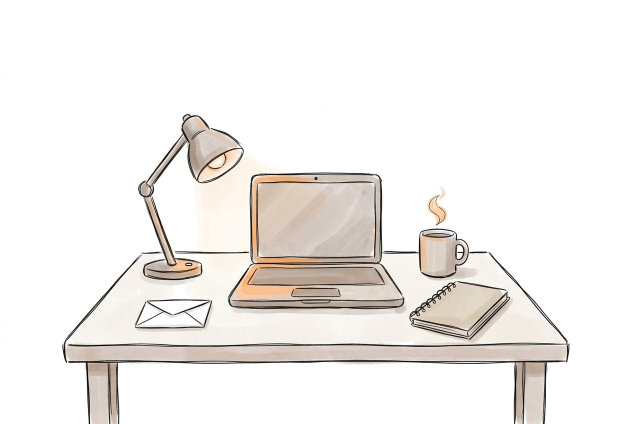
#> input picture library/cat/originals/2026-10-07_look_style_1_desk_1c1c5a17.jpg, 1264 x 848 px (shown at 1/2 size)
$ python -i canvas.py   (imports and definitions only)
#> lines starting #> are read from the running program, lines starting #| are printed output that depends on the picture; after the words box and inside, x2 and y2 are one past the last pixel; in counts of white or black regions, pixels touching at a corner belong together
#!/usr/bin/env python3
"""Холст кадра: кремовая бумага, 16:9 без размытых полей, фактура бумаги.

Решения владельца 04.10:
  * фон — кремовый #FAF7F0, а не белый: модель рисует на «белой» бумаге,
    которая на деле уже тёплая (замер: 248-254), поэтому кадр ДЕЛИТСЯ на свой
    цвет бумаги и умножается на крем — тушь остаётся тушью, бумага у всех
    кадров одного цвета;
  * в 16:9 рисунок на бумаге дополняется той же бумагой с растушёванным швом
    (размытая копия кадра по бокам читалась как «вставили картинку»);
    рисунок без бумаги по краям (нарисовано место целиком) — обрезается до
    16:9 по центру масс рисунка, а не обрамляется кремом;
  * лёгкая фактура бумаги «приклеена» к миру кадра, а не к экрану: при
    движении камеры фактура едет вместе с рисунком (на экране она стояла бы,
    как грязь на объективе). Поэтому она впекается в увеличенный холст один
    раз (bake_texture), а не накладывается на каждый кадр (замер: 98 мс на
    кадр 1080p против нуля)."""
import numpy as np
from PIL import Image, ImageFilter

CREAM = np.array([250, 247, 240], np.float32)   # #FAF7F0
ASPECT = 16 / 9
PAPER_TOL = 18          # отличие от цвета бумаги (макс. по каналу), до которого пиксель — бумага
PAPER_MIN_SHARE = 0.15  # меньше бумаги по краю — кадр не на бумаге, цвет не трогаем
PAPER_MIN_LUMA = 150    # тёмный «край» — ночь, а не бумага: рилс 25.10, синий фон ночной спальни (42,50,62) делился
                        # как бумага, и чёрный кот выходил белым; ночная серая комната (181) — ещё бумага
PAD_MIN_SHARE = 0.6     # столько бумаги в полосе у шва — дополняем бумагой, иначе режем до 16:9
FEATHER = 0.05          # ширина растушёвки шва, доля высоты кадра
TEXTURE = 0.018         # сила фактуры (на светлом; на туши почти нет)
TEX_W, TEX_H = 4608, 2592


def border(a, k=0.03):
    h, w = a.shape[:2]
    m = max(2, int(round(k*min(h, w))))
    return np.concatenate([a[:m].reshape(-1, 3), a[-m:].reshape(-1, 3),
                           a[:, :m].reshape(-1, 3), a[:, -m:].reshape(-1, 3)]).astype(np.float32)


def is_paper(col, share):
    """Край кадра — бумага: его достаточно и он светлый."""
    return share >= PAPER_MIN_SHARE and float(np.mean(col)) >= PAPER_MIN_LUMA


def paper_color(a):
    """(цвет бумаги, доля бумаги по краю). Цвет — медиана светлой половины
    краевых пикселей; доля — сколько краевых пикселей с ним совпадает."""
    b = border(a)
    lum = b.mean(1)
    col = np.median(b[lum >= np.percentile(lum, 50)], axis=0)
    share = float((np.abs(b - col).max(1) <= PAPER_TOL).mean())
    return col, share


PAPER_BLOCK = 48        # шаг карты освещённости бумаги, px исходника


def paper_map(a, col):
    """Плавная карта цвета бумаги по кадру. Модель кладёт бумагу неровно (замер
    04.10 на схеме: середина кадра темнее краёв на 6-9 единиц) — после деления
    на ОДИН цвет у рисунка проступал прямоугольник, а шов с полем 16:9 читался
    рамкой. Карта строится только по пикселям бумаги (близким к её цвету), где
    их нет — продолжается от соседей; рисунок в неё не попадает."""
    from scipy import ndimage
    h, w = a.shape[:2]
    gy, gx = (h + PAPER_BLOCK - 1)//PAPER_BLOCK, (w + PAPER_BLOCK - 1)//PAPER_BLOCK
    near = np.abs(a - col).max(2) <= PAPER_TOL + 6
    grid = np.full((gy, gx, 3), np.nan, np.float32)
    for i in range(gy):
        for j in range(gx):
            sl = (slice(i*PAPER_BLOCK, (i + 1)*PAPER_BLOCK), slice(j*PAPER_BLOCK, (j + 1)*PAPER_BLOCK))
            m = near[sl]
            if m.mean() >= 0.2:
                grid[i, j] = np.median(a[sl][m], axis=0)
    miss = np.isnan(grid[..., 0])
    if miss.all():
        return np.broadcast_to(col, a.shape).astype(np.float32)
    if miss.any():
        idx = ndimage.distance_transform_edt(miss, return_distances=False, return_indices=True)
        grid = grid[idx[0], idx[1]]
    grid = ndimage.uniform_filter(grid, size=(3, 3, 1), mode="nearest")
    out = np.stack([np.asarray(Image.fromarray(grid[..., c]).resize((w, h), Image.BICUBIC), np.float32)
                    for c in range(3)], axis=2)
    return ndimage.gaussian_filter(out, (PAPER_BLOCK/2, PAPER_BLOCK/2, 0))


def retint(a, col):
    """Бумага кадра -> ровный крем (по карте бумаги, а не по одному цвету);
    рисунок масштабируется тем же местным множителем — тушь остаётся тушью."""
    a = a.astype(np.float32)
    return np.clip(a/np.maximum(paper_map(a, col), 1.0)*CREAM, 0, 255)


def _ramp(n, fe):
    x = np.arange(n, dtype=np.float32)
    return (np.clip(x/fe, 0, 1)*np.clip((n - 1 - x)/fe, 0, 1))**1.5


def to_169(a, paper=None):
    """(холст 16:9 float32, (dx, dy) — сдвиг координат исходника на холсте).
    paper=None — бумаги нет, кадр режется до 16:9."""
    h, w = a.shape[:2]
    a = a.astype(np.float32)
    if abs(w/h - ASPECT) < 1e-3:
        return a, (0, 0)
    tall = w/h < ASPECT
    if paper is not None:
        W2, H2 = (int(round(h*ASPECT)), h) if tall else (w, int(round(w/ASPECT)))
        side = np.r_[a[:, :12].reshape(-1, 3), a[:, -12:].reshape(-1, 3)] if tall else \
            np.r_[a[:12].reshape(-1, 3), a[-12:].reshape(-1, 3)]
        if (np.abs(side - paper).max(1) <= PAPER_TOL).mean() >= PAD_MIN_SHARE:
            out = np.empty((H2, W2, 3), np.float32)
            out[:] = paper
            dx, dy = (W2 - w)//2, (H2 - h)//2
            fe = FEATHER*min(h, w)
            m = (_ramp(w, fe)[None, :] if tall else _ramp(h, fe)[:, None])[..., None]
            out[dy:dy + h, dx:dx + w] = a*m + paper*(1 - m)
            return out, (dx, dy)
    # режем: окно 16:9 по центру масс рисунка (тёмного), а не по центру кадра
    ink = 255 - a.mean(2)
    if tall:
        prof = ink.sum(1); c = float((prof*np.arange(h)).sum()/(prof.sum() + 1e-9))
        hh = int(round(w/ASPECT))
        y0 = int(np.clip(round(c - hh/2), 0, h - hh))
        return a[y0:y0 + hh], (0, -y0)
    prof = ink.sum(0); c = float((prof*np.arange(w)).sum()/(prof.sum() + 1e-9))
    ww = int(round(h*ASPECT))
    x0 = int(np.clip(round(c - ww/2), 0, w - ww))
    return a[:, x0:x0 + ww], (-x0, 0)


def prepare(img):
    """Картинка генератора -> (холст 16:9 uint8, сдвиг (dx, dy), на_бумаге)."""
    a = np.asarray(img.convert("RGB"), np.float32)
    col, share = paper_color(a)
    if is_paper(col, share):
        a = retint(a, col)
        canvas, off = to_169(a, CREAM)
        on_paper = True
    else:
        canvas, off = to_169(a, None)
        on_paper = False
    return np.clip(canvas, 0, 255).round().astype(np.uint8), off, on_paper


def paper_texture(seed=7, w=TEX_W, h=TEX_H):
    """Фактура ~1.0 ± несколько %: мягкие пятна плотности + зерно + горизонтальные
    волокна. Одна на ролик, uint8 (12 МБ), к кадру прикладывается по окну камеры."""
    rng = np.random.default_rng(seed)

    def noise(scale, blur):
        n = rng.normal(0, 1, (h//scale + 2, w//scale + 2)).astype(np.float32)
        im = Image.fromarray(((n - n.min())/(np.ptp(n) + 1e-9)*255).astype(np.uint8))
        im = im.resize((w, h), Image.BICUBIC).filter(ImageFilter.GaussianBlur(blur))
        x = np.asarray(im, np.float32)/255
        return (x - x.mean())/(x.std() + 1e-9)
    blot = noise(64, 20)
    grain = noise(1, 0.6)
    fib = Image.fromarray(((grain - grain.min())/np.ptp(grain)*255).astype(np.uint8))
    fib = fib.resize((w//3, h), Image.BILINEAR).resize((w, h), Image.BILINEAR)
    fib = np.asarray(fib, np.float32)/255
    fib = (fib - fib.mean())/(fib.std() + 1e-9)
    t = 0.12*blot + 0.45*grain + 0.55*fib
    t /= t.std()
    return Image.fromarray(np.clip((t + 4)/8*255, 0, 255).astype(np.uint8))


def bake_texture(world, tex, seed=0):
    """Впечь фактуру в холст (uint8 HxWx3, любой масштаб). Сильнее на светлом,
    на туши почти нет. seed сдвигает участок фактуры: у соседних кадров разная
    бумага, а не одна и та же «грязь» на одном месте."""
    h, w = world.shape[:2]
    rng = np.random.default_rng(seed)
    sw = 0.8*min(tex.width, tex.height*w/h)          # участок 80%: есть куда сдвигать
    x0 = rng.uniform(0, tex.width - sw); y0 = rng.uniform(0, tex.height - sw*h/w)
    tt = np.asarray(tex.resize((w, h), Image.BILINEAR, box=(x0, y0, x0 + sw, y0 + sw*h/w)), np.float32)/255*8 - 4
    f = world.astype(np.float32)
    lum = f.mean(2, keepdims=True)/255
    return np.clip(f*(1 + TEXTURE*tt[..., None]*(0.2 + 0.8*lum**2)), 0, 255).round().astype(np.uint8)

>>> from PIL import Image
>>> picture = Image.open('../library/cat/originals/2026-10-07_look_style_1_desk_1c1c5a17.jpg')
#> picture is the input picture: PIL image 1264x848 RGB; mean R, G, B 241.9, 239, 236.3
>>> result = prepare(picture)
#> in paper_color, `col = np.median(b[lum >= np.percentile(lum, 50)], axis=0)`: col = [255, 255, 255]
#> in paper_color, `share = float((np.abs(b - col).max(1) <= PAPER_TOL).mean())`: share = 0.972
#> in prepare, `col, share = paper_color(a)`: col = [255, 255, 255]; share = 0.972
#> in paper_map, `near = np.abs(a - col).max(2) <= PAPER_TOL + 6`:
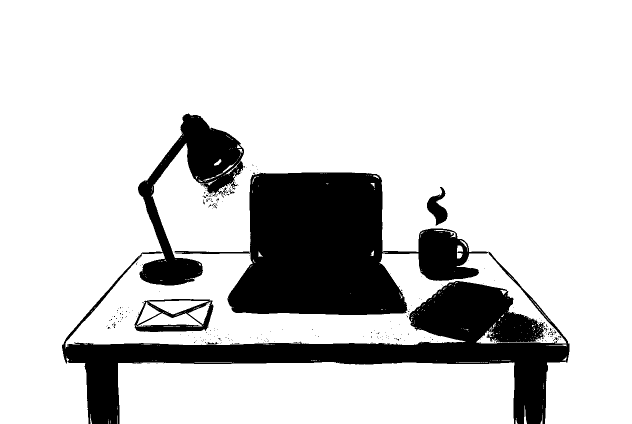
#> near: shape (848, 1264) bool (shown at 1/2 size); 81.5% white; 303 black regions (292 under 20 px), largest, box (x1, y1, x2, y2) and area: (124, 227, 1139, 848) 101668, (455, 345, 976, 630) 89437, (269, 598, 427, 664) 3828
#> in paper_map, `out = np.stack([np.asarray(Image.fromarray(grid[..., c]).resize((w, h)..`:
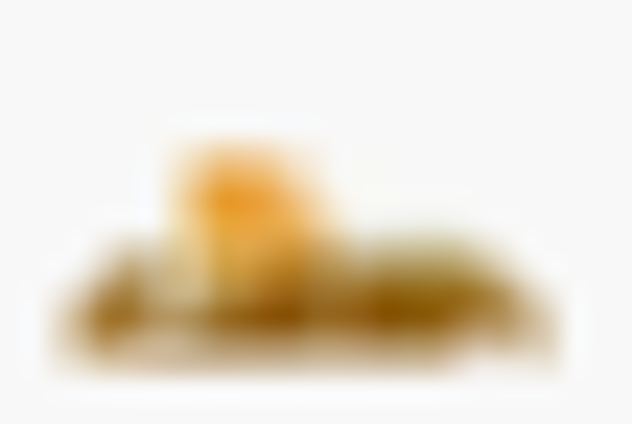
#> out: shape (848, 1264, 3) float32 (shown at 1/2 size); mean of channels 0, 1, 2 255.2, 253.8, 252.4; drawn with min black and max white
#> in to_169, `out[dy:dy + h, dx:dx + w] = a*m + paper*(1 - m)`:
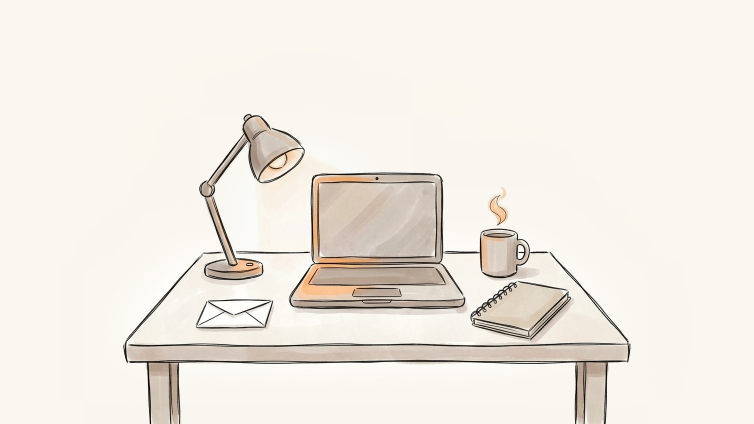
#> out: shape (848, 1508, 3) float32 (shown at 1/2 size); mean of channels 0, 1, 2 241.7, 235.4, 227.2; drawn as R, G, B
#> in prepare, `canvas, off = to_169(a, CREAM)`: off = (122, 0)

$ run again, on library/cat/originals/2026-10-07_look_style_2_objects_3fa15648.jpg
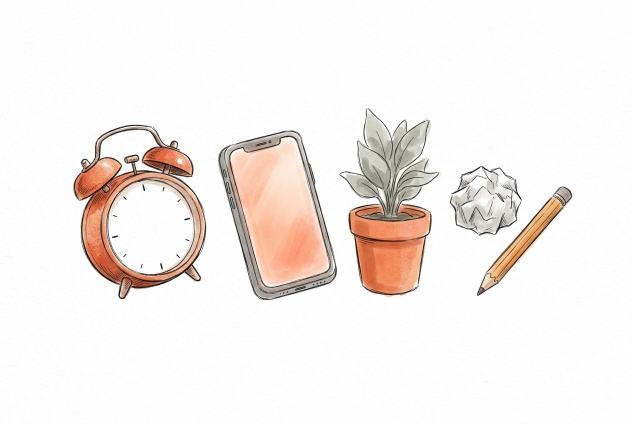
#> input picture library/cat/originals/2026-10-07_look_style_2_objects_3fa15648.jpg, 1264 x 848 px (shown at 1/2 size)
#> picture is the input picture: PIL image 1264x848 RGB; mean R, G, B 245, 239.3, 236
#> in paper_color, `col = np.median(b[lum >= np.percentile(lum, 50)], axis=0)`: col = [254, 254, 254]
#> in paper_color, `share = float((np.abs(b - col).max(1) <= PAPER_TOL).mean())`: share = 1
#> in prepare, `col, share = paper_color(a)`: col = [254, 254, 254]; share = 1
#> in paper_map, `near = np.abs(a - col).max(2) <= PAPER_TOL + 6`:
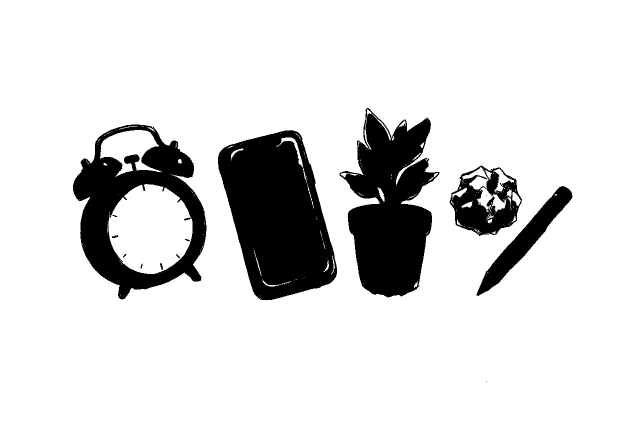
#> near: shape (848, 1264) bool (shown at 1/2 size); 85.3% white; 19 black regions (6 under 20 px), largest, box (x1, y1, x2, y2) and area: (436, 260, 674, 601) 54496, (679, 216, 879, 595) 45222, (146, 249, 413, 599) 37783
#> in to_169, `out[dy:dy + h, dx:dx + w] = a*m + paper*(1 - m)`:
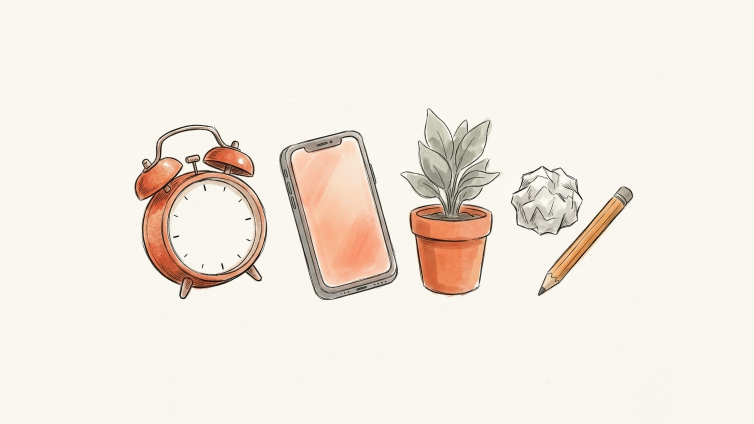
#> out: shape (848, 1508, 3) float32 (shown at 1/2 size); mean of channels 0, 1, 2 245.3, 234.3, 226.4; drawn as R, G, B
#> off = (122, 0)

$ run again, on library/cat/originals/2026-10-07_experiments_alive_cat_doll_assets_envelope_98b79707.png
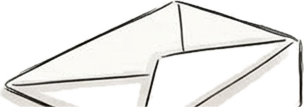
#> input picture library/cat/originals/2026-10-07_experiments_alive_cat_doll_assets_envelope_98b79707.png, 304 x 107 px
#> picture is the input picture: PIL image 304x107 RGBA; mean R, G, B, A 233.1, 232.5, 227.6, 117.7
#> b = 2466 rows, first 8: [249, 250, 244], [249, 250, 244], [250, 251, 245], [250, 249, 245], [251, 250, 246], [250, 251, 245], [250, 251, 245], [250, 251, 245]
#> lum = 2466 values, max 254.3 at index 74, min 1.67 at index 956, mean 232.1
#> in paper_color, `col = np.median(b[lum >= np.percentile(lum, 50)], axis=0)`: col = [250, 251, 245]
#> in paper_color, `share = float((np.abs(b - col).max(1) <= PAPER_TOL).mean())`: share = 0.796
#> in prepare, `col, share = paper_color(a)`: col = [250, 251, 245]; share = 0.796
#> in paper_map, `near = np.abs(a - col).max(2) <= PAPER_TOL + 6`:
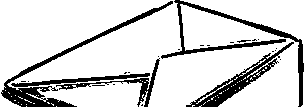
#> near: shape (107, 304) bool; 83.7% white; 24 black regions (18 under 20 px), largest, box (x1, y1, x2, y2) and area: (1, 1, 173, 107) 1583, (161, 0, 304, 107) 1438, (186, 42, 294, 107) 1168, (56, 58, 160, 107) 538, (11, 73, 150, 87) 512, (237, 40, 251, 43) 20
#> in to_169, `out[dy:dy + h, dx:dx + w] = a*m + paper*(1 - m)`:
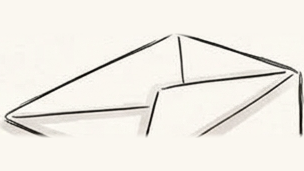
#> out: shape (171, 304, 3) float32; mean of channels 0, 1, 2 240, 237, 230.1; drawn as R, G, B
#> off = (0, 32)
